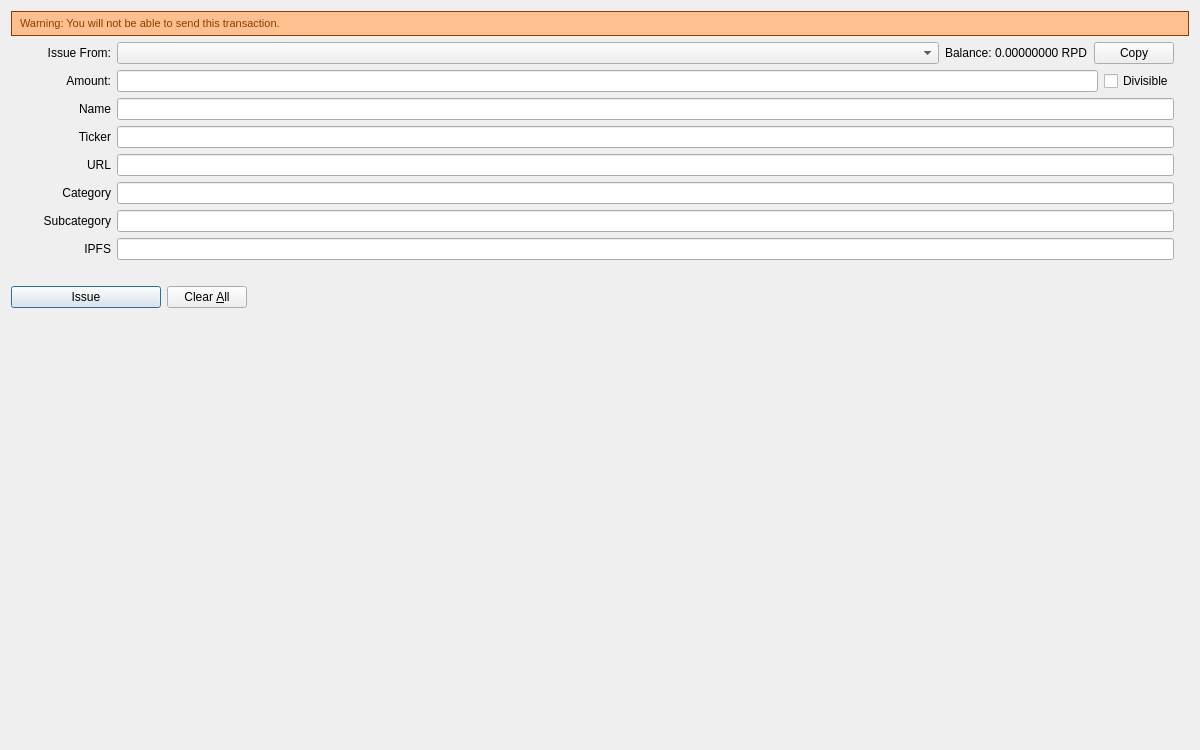
<?xml version="1.0" encoding="UTF-8"?>
<ui version="4.0">
 <class>CreateMPDialog</class>
 <widget class="QDialog" name="CreateMPDialog">
  <property name="geometry">
   <rect>
    <x>0</x>
    <y>0</y>
    <width>1200</width>
    <height>750</height>
   </rect>
  </property>
  <property name="windowTitle">
   <string>Send Coins</string>
  </property>
  <property name="autoFillBackground">
   <bool>true</bool>
  </property>
  <layout class="QVBoxLayout" name="verticalLayout" stretch="0,0,0,0">
   <property name="bottomMargin">
    <number>8</number>
   </property>
   <item>
    <layout class="QVBoxLayout" name="verticalLayout_3">
     <item>
      <widget class="QLabel" name="feeWarningLabel">
       <property name="font">
        <font>
         <pointsize>8</pointsize>
        </font>
       </property>
       <property name="styleSheet">
        <string notr="true">QLabel { 
    border: 1px solid rgb(142,61,0);padding:5px 5px 5px 5px;background-repeat: no-repeat;background-position: 10px center;color: #133959;background-color: rgb(255,191,142); color:rgb(142,61,0);} </string>
       </property>
       <property name="text">
        <string>Warning: You will not be able to send this transaction.</string>
       </property>
       <property name="alignment">
        <set>Qt::AlignLeading|Qt::AlignLeft|Qt::AlignVCenter</set>
       </property>
      </widget>
     </item>
     <item>
      <layout class="QVBoxLayout" name="verticalLayout_2">
       <property name="leftMargin">
        <number>0</number>
       </property>
       <property name="topMargin">
        <number>0</number>
       </property>
       <property name="rightMargin">
        <number>0</number>
       </property>
       <property name="bottomMargin">
        <number>0</number>
       </property>
       <item>
        <layout class="QHBoxLayout" name="FromHLayout">
         <item>
          <widget class="QLabel" name="sendFromLabel">
           <property name="sizePolicy">
            <sizepolicy hsizetype="Fixed" vsizetype="Fixed">
             <horstretch>0</horstretch>
             <verstretch>0</verstretch>
            </sizepolicy>
           </property>
           <property name="minimumSize">
            <size>
             <width>100</width>
             <height>0</height>
            </size>
           </property>
           <property name="text">
            <string>Issue From:</string>
           </property>
           <property name="alignment">
            <set>Qt::AlignRight|Qt::AlignTrailing|Qt::AlignVCenter</set>
           </property>
           <property name="margin">
            <number>8</number>
           </property>
          </widget>
         </item>
         <item>
          <widget class="QComboBox" name="sendFromComboBox">
           <property name="sizePolicy">
            <sizepolicy hsizetype="Expanding" vsizetype="Fixed">
             <horstretch>0</horstretch>
             <verstretch>0</verstretch>
            </sizepolicy>
           </property>
          </widget>
         </item>
         <item>
          <widget class="QLabel" name="balanceLabel">
           <property name="text">
            <string>Balance: 0.00000000 RPD</string>
           </property>
           <property name="margin">
            <number>8</number>
           </property>
          </widget>
         </item>
         <item>
          <widget class="QPushButton" name="copyButton">
           <property name="text">
            <string>Copy</string>
           </property>
          </widget>
         </item>
         <item>
          <spacer name="horizontalSpacer_2">
           <property name="orientation">
            <enum>Qt::Horizontal</enum>
           </property>
           <property name="sizeType">
            <enum>QSizePolicy::Fixed</enum>
           </property>
           <property name="sizeHint" stdset="0">
            <size>
             <width>15</width>
             <height>20</height>
            </size>
           </property>
          </spacer>
         </item>
        </layout>
       </item>
       <item>
        <layout class="QHBoxLayout" name="horizontalLayout_3">
         <property name="bottomMargin">
          <number>0</number>
         </property>
         <item>
          <widget class="QLabel" name="amountLabel">
           <property name="minimumSize">
            <size>
             <width>100</width>
             <height>0</height>
            </size>
           </property>
           <property name="text">
            <string>Amount:</string>
           </property>
           <property name="alignment">
            <set>Qt::AlignRight|Qt::AlignTrailing|Qt::AlignVCenter</set>
           </property>
           <property name="margin">
            <number>8</number>
           </property>
          </widget>
         </item>
         <item>
          <widget class="QLineEdit" name="amountLineEdit"/>
         </item>
         <item>
          <widget class="QCheckBox" name="divisibleCheckBox">
           <property name="text">
            <string>Divisible</string>
           </property>
          </widget>
         </item>
         <item>
          <spacer name="horizontalSpacer_3">
           <property name="orientation">
            <enum>Qt::Horizontal</enum>
           </property>
           <property name="sizeType">
            <enum>QSizePolicy::Fixed</enum>
           </property>
           <property name="sizeHint" stdset="0">
            <size>
             <width>15</width>
             <height>20</height>
            </size>
           </property>
          </spacer>
         </item>
        </layout>
       </item>
       <item>
        <layout class="QHBoxLayout" name="NameHLayout">
         <item>
          <widget class="QLabel" name="nameLabel">
           <property name="minimumSize">
            <size>
             <width>100</width>
             <height>0</height>
            </size>
           </property>
           <property name="layoutDirection">
            <enum>Qt::LeftToRight</enum>
           </property>
           <property name="text">
            <string>Name</string>
           </property>
           <property name="alignment">
            <set>Qt::AlignRight|Qt::AlignTrailing|Qt::AlignVCenter</set>
           </property>
           <property name="margin">
            <number>8</number>
           </property>
          </widget>
         </item>
         <item>
          <widget class="QLineEdit" name="nameLineEdit"/>
         </item>
         <item>
          <spacer name="horizontalSpacer_4">
           <property name="orientation">
            <enum>Qt::Horizontal</enum>
           </property>
           <property name="sizeType">
            <enum>QSizePolicy::Fixed</enum>
           </property>
           <property name="sizeHint" stdset="0">
            <size>
             <width>15</width>
             <height>20</height>
            </size>
           </property>
          </spacer>
         </item>
        </layout>
       </item>
       <item>
        <layout class="QHBoxLayout" name="TickerHLayout">
         <item>
          <widget class="QLabel" name="tickerLabel">
           <property name="minimumSize">
            <size>
             <width>100</width>
             <height>0</height>
            </size>
           </property>
           <property name="layoutDirection">
            <enum>Qt::LeftToRight</enum>
           </property>
           <property name="text">
            <string>Ticker</string>
           </property>
           <property name="alignment">
            <set>Qt::AlignRight|Qt::AlignTrailing|Qt::AlignVCenter</set>
           </property>
           <property name="margin">
            <number>8</number>
           </property>
          </widget>
         </item>
         <item>
          <widget class="QLineEdit" name="tickerLineEdit"/>
         </item>
         <item>
          <spacer name="horizontalSpacer_5">
           <property name="orientation">
            <enum>Qt::Horizontal</enum>
           </property>
           <property name="sizeType">
            <enum>QSizePolicy::Fixed</enum>
           </property>
           <property name="sizeHint" stdset="0">
            <size>
             <width>15</width>
             <height>20</height>
            </size>
           </property>
          </spacer>
         </item>
        </layout>
       </item>
       <item>
        <layout class="QHBoxLayout" name="URLHLayout">
         <item>
          <widget class="QLabel" name="urlLabel">
           <property name="minimumSize">
            <size>
             <width>100</width>
             <height>0</height>
            </size>
           </property>
           <property name="layoutDirection">
            <enum>Qt::LeftToRight</enum>
           </property>
           <property name="text">
            <string>URL</string>
           </property>
           <property name="alignment">
            <set>Qt::AlignRight|Qt::AlignTrailing|Qt::AlignVCenter</set>
           </property>
           <property name="margin">
            <number>8</number>
           </property>
          </widget>
         </item>
         <item>
          <widget class="QLineEdit" name="urlLineEdit"/>
         </item>
         <item>
          <spacer name="horizontalSpacer_6">
           <property name="orientation">
            <enum>Qt::Horizontal</enum>
           </property>
           <property name="sizeType">
            <enum>QSizePolicy::Fixed</enum>
           </property>
           <property name="sizeHint" stdset="0">
            <size>
             <width>15</width>
             <height>20</height>
            </size>
           </property>
          </spacer>
         </item>
        </layout>
       </item>
       <item>
        <layout class="QHBoxLayout" name="CategoryHLayout">
         <item>
          <widget class="QLabel" name="categoryLabel">
           <property name="minimumSize">
            <size>
             <width>100</width>
             <height>0</height>
            </size>
           </property>
           <property name="layoutDirection">
            <enum>Qt::LeftToRight</enum>
           </property>
           <property name="text">
            <string>Category</string>
           </property>
           <property name="alignment">
            <set>Qt::AlignRight|Qt::AlignTrailing|Qt::AlignVCenter</set>
           </property>
           <property name="margin">
            <number>8</number>
           </property>
          </widget>
         </item>
         <item>
          <widget class="QLineEdit" name="categoryLineEdit"/>
         </item>
         <item>
          <spacer name="horizontalSpacer_7">
           <property name="orientation">
            <enum>Qt::Horizontal</enum>
           </property>
           <property name="sizeType">
            <enum>QSizePolicy::Fixed</enum>
           </property>
           <property name="sizeHint" stdset="0">
            <size>
             <width>15</width>
             <height>20</height>
            </size>
           </property>
          </spacer>
         </item>
        </layout>
       </item>
       <item>
        <layout class="QHBoxLayout" name="SubcategoryHLayout">
         <item>
          <widget class="QLabel" name="subcategoryLabel">
           <property name="minimumSize">
            <size>
             <width>100</width>
             <height>0</height>
            </size>
           </property>
           <property name="layoutDirection">
            <enum>Qt::LeftToRight</enum>
           </property>
           <property name="text">
            <string>Subcategory</string>
           </property>
           <property name="alignment">
            <set>Qt::AlignRight|Qt::AlignTrailing|Qt::AlignVCenter</set>
           </property>
           <property name="margin">
            <number>8</number>
           </property>
          </widget>
         </item>
         <item>
          <widget class="QLineEdit" name="subcategoryLineEdit"/>
         </item>
         <item>
          <spacer name="horizontalSpacer_8">
           <property name="orientation">
            <enum>Qt::Horizontal</enum>
           </property>
           <property name="sizeType">
            <enum>QSizePolicy::Fixed</enum>
           </property>
           <property name="sizeHint" stdset="0">
            <size>
             <width>15</width>
             <height>20</height>
            </size>
           </property>
          </spacer>
         </item>
        </layout>
       </item>
       <item>
        <layout class="QHBoxLayout" name="IPFSHLayout">
         <item>
          <widget class="QLabel" name="ipfsLabel">
           <property name="minimumSize">
            <size>
             <width>100</width>
             <height>0</height>
            </size>
           </property>
           <property name="layoutDirection">
            <enum>Qt::LeftToRight</enum>
           </property>
           <property name="text">
            <string>IPFS</string>
           </property>
           <property name="alignment">
            <set>Qt::AlignRight|Qt::AlignTrailing|Qt::AlignVCenter</set>
           </property>
           <property name="margin">
            <number>8</number>
           </property>
          </widget>
         </item>
         <item>
          <widget class="QLineEdit" name="ipfsLineEdit"/>
         </item>
         <item>
          <spacer name="horizontalSpacer_9">
           <property name="orientation">
            <enum>Qt::Horizontal</enum>
           </property>
           <property name="sizeType">
            <enum>QSizePolicy::Fixed</enum>
           </property>
           <property name="sizeHint" stdset="0">
            <size>
             <width>15</width>
             <height>20</height>
            </size>
           </property>
          </spacer>
         </item>
        </layout>
       </item>
      </layout>
     </item>
    </layout>
   </item>
   <item>
    <spacer name="verticalSpacer_2">
     <property name="orientation">
      <enum>Qt::Vertical</enum>
     </property>
     <property name="sizeType">
      <enum>QSizePolicy::Fixed</enum>
     </property>
     <property name="sizeHint" stdset="0">
      <size>
       <width>20</width>
       <height>20</height>
      </size>
     </property>
    </spacer>
   </item>
   <item>
    <layout class="QHBoxLayout" name="horizontalLayout">
     <item>
      <widget class="QPushButton" name="sendButton">
       <property name="minimumSize">
        <size>
         <width>150</width>
         <height>0</height>
        </size>
       </property>
       <property name="toolTip">
        <string>Confirm the send action</string>
       </property>
       <property name="text">
        <string>Issue</string>
       </property>
       <property name="icon">
        <iconset>
         <normaloff>:/icons/send</normaloff>:/icons/send</iconset>
       </property>
       <property name="default">
        <bool>true</bool>
       </property>
      </widget>
     </item>
     <item>
      <widget class="QPushButton" name="clearButton">
       <property name="sizePolicy">
        <sizepolicy hsizetype="Minimum" vsizetype="Fixed">
         <horstretch>0</horstretch>
         <verstretch>0</verstretch>
        </sizepolicy>
       </property>
       <property name="toolTip">
        <string>Clear all fields of the form.</string>
       </property>
       <property name="text">
        <string>Clear &amp;All</string>
       </property>
       <property name="icon">
        <iconset>
         <normaloff>:/icons/remove</normaloff>:/icons/remove</iconset>
       </property>
       <property name="autoRepeatDelay">
        <number>300</number>
       </property>
       <property name="autoDefault">
        <bool>false</bool>
       </property>
      </widget>
     </item>
     <item>
      <spacer name="horizontalSpacer">
       <property name="orientation">
        <enum>Qt::Horizontal</enum>
       </property>
       <property name="sizeHint" stdset="0">
        <size>
         <width>40</width>
         <height>20</height>
        </size>
       </property>
      </spacer>
     </item>
    </layout>
   </item>
   <item>
    <spacer name="verticalSpacer">
     <property name="orientation">
      <enum>Qt::Vertical</enum>
     </property>
     <property name="sizeType">
      <enum>QSizePolicy::Expanding</enum>
     </property>
     <property name="sizeHint" stdset="0">
      <size>
       <width>20</width>
       <height>40</height>
      </size>
     </property>
    </spacer>
   </item>
  </layout>
 </widget>
 <resources>
  <include location="../bitcoin.qrc"/>
 </resources>
 <connections/>
</ui>
